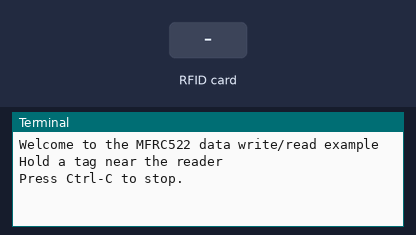
This program was run on a simulated Raspberry Pi (header pin numbers). Parts: the last lines printed to the terminal. The test bench sets the inputs (shaded band). Web requests get an empty 200 reply after 0.4 s. At 1.7 s the program stops and its outputs stay as they are.

Above: at 1.2 s.
1.3 s: RFID card 5E 7A 19 C4 held to the reader
At 1.57 s:
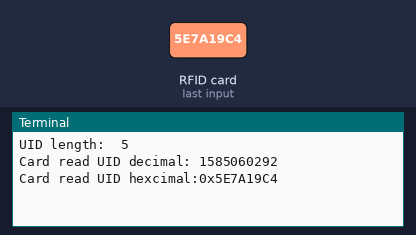
At 2.9 s:
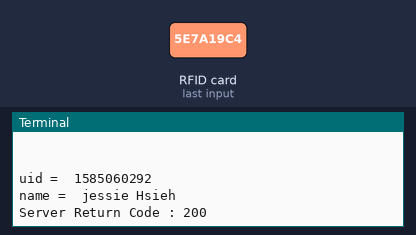

Measured:
- after the input at 1.3 s, the terminal: prints a new line at once (image 1)

The program:

homework0526_repo6.py
```python
#!/usr/bin/env python
# -*- coding: utf8 -*-
import RPi.GPIO as GPIO
import mfrc522 as MFRC522
import signal
import requests

continue_reading = True
TARGET_URL = 'localhost'

# Capture SIGINT for cleanup when the script is aborted
def end_read(signal, frame):
    global continue_reading
    print("Ctrl+C captured, ending read.")
    continue_reading = False
    GPIO.cleanup()

signal.signal(signal.SIGINT, end_read)
MIFAREReader = MFRC522.MFRC522()

# Welcome message
print("Welcome to the MFRC522 data write/read example")
print("Hold a tag near the reader")
print("Press Ctrl-C to stop.")

# This loop keeps checking for chips. If one is near it will get the UID and authenticate
while continue_reading:
    # Scan for cards
    (status, TagType) = MIFAREReader.MFRC522_Request(MIFAREReader.PICC_REQIDL)
    # If a card is found
    if status == MIFAREReader.MI_OK:
        print("Card detected")
    # Get the UID of the card
    (status, uid) = MIFAREReader.MFRC522_Anticoll()
    # If we have the UID, continue
    if status == MIFAREReader.MI_OK:
        # Print UID
        print("UID length: ", len(uid))
        uid_len = len(uid) - 1
        uid_decimal = 0;
        for x in range(0, uid_len):
            uid_decimal = uid_decimal + uid[x] * 256 ** (uid_len - 1 - x)
        print("Card read UID decimal: " + str(uid_decimal))
        print("Card read UID hexcimal:0x{:X}".format(uid_decimal))

        # This is the default key for authentication
        key = [0xFF, 0xFF, 0xFF, 0xFF, 0xFF, 0xFF]

        # Select the scanned tag
        MIFAREReader.MFRC522_SelectTag(uid)

        # Authenticate
        status = MIFAREReader.MFRC522_Auth(MIFAREReader.PICC_AUTHENT1A, 8, key, uid)

        # Check if authenticated
        if status == MIFAREReader.MI_OK:

            # Variable for the data to write
            my_name = "jessie Hsieh    "
            data = []
            # Fill the data with my_name
            for x in range(0, 16):
                data.append(ord(my_name[x]))
            print("\n")

            # Write the data
            MIFAREReader.MFRC522_Write(8, data)

            # Check to see if it was written
            rdData = MIFAREReader.MFRC522_Read(8)

            # web
            nameData = "".join(chr(i) for i in rdData)
            r = requests.get('http://{0}/LogRecord_GET.php?TEMP_C={1}&TEMP_F={2}&HUMD={3}'.format(TARGET_URL, uid_decimal, nameData, "0"))
            print("uid = ", uid_decimal)
            print("name = ", nameData)
            print("Server Return Code :", r.status_code)

            # Make sure to stop reading for cards
            MIFAREReader.MFRC522_StopCrypto1()
            continue_reading = False
        else:
            print("Authentication error")
```
